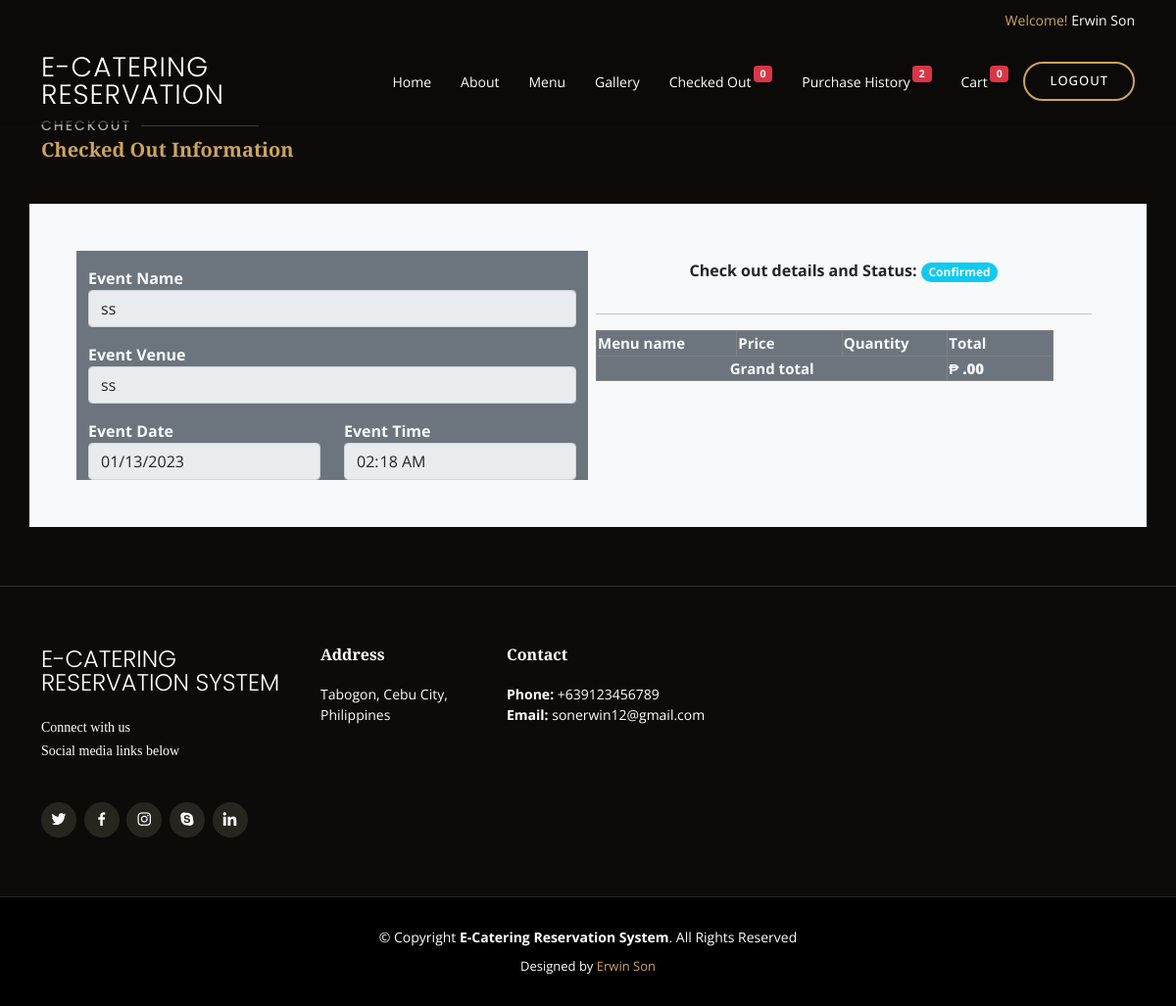
The page /Users2/all_details.php?checkout_Id=23 (signed in) on the database its author committed.
### tables this page shows
CREATE TABLE IF NOT EXISTS `users` (
`user_Id` int(11) NOT NULL,
  `user_firstname` varchar(255) NOT NULL,
  `user_middlename` varchar(255) NOT NULL,
  `user_lastname` varchar(255) NOT NULL,
  `user_suffix` varchar(255) NOT NULL,
  `gender` varchar(255) NOT NULL,
  `address` varchar(255) NOT NULL,
  `email` varchar(255) NOT NULL,
  `contact` varchar(255) NOT NULL,
  `password` varchar(255) NOT NULL,
  `image` varchar(255) NOT NULL,
  `date_registered` date NOT NULL
);

CREATE TABLE IF NOT EXISTS `checkout` (
`checkout_Id` int(11) NOT NULL,
  `checkout_user_Id` int(11) NOT NULL,
  `event_name` varchar(255) NOT NULL,
  `event_venue` varchar(255) NOT NULL,
  `event_date` varchar(255) NOT NULL,
  `event_time` varchar(255) NOT NULL,
  `status` varchar(255) NOT NULL DEFAULT 'Pending',
  `Paid` int(11) NOT NULL DEFAULT '0' COMMENT '0=Unpaid, 1=Paid',
  `totalAmount` varchar(50) NOT NULL
);

### Users2/all_details.php (the view, shortened to what this page needs)
<?php
  include 'header.php';
  if(isset($_GET['checkout_Id']))
    $checkout_Id = $_GET['checkout_Id'];
  $fetch = mysqli_query($conn, "SELECT * FROM checkout WHERE checkout_Id='$checkout_Id'");
  $row = mysqli_fetch_array($fetch);
?>
    <section id="why-us" class="why-us mt-5">
      <div class="container mt-3" data-aos="fade-up">
        <div class="section-title">
            <h2>CHECKOUT</h2>
            <p style="font-size: 20px;">Checked Out Information</p>
        </div>
        <div class="row bg-light p-5">
            <div class="col-lg-6 col-md-6 bg-secondary">
                <div class="col-lg-12 col-md-12 form-group mt-3">
                    <label for="" class="text-light"><b>Event Name</b></label>
                    <input type="text" class="form-control" value="<?php echo $row['event_name']; ?>" readonly >
                </div>
                <div class="col-lg-12 col-md-12 form-group mt-3">
                    <label for="" class="text-light"><b>Event Venue</b></label>
                    <input type="text" class="form-control" value="<?php echo $row['event_venue']; ?>" readonly>
                </div>
                <div class="row">
                      <div class="col-lg-6 col-md-6 form-group mt-3">
                        <label for="" class="text-light"><b>Event Date</b></label>
                        <input type="date" class="form-control" value="<?php echo $row['event_date']; ?>" readonly>
                      </div>
                      <div class="col-lg-6 col-md-6 form-group mt-3">
                        <label for="" class="text-light"><b>Event Time</b></label>
                        <input type="time" class="form-control" value="<?php echo $row['event_time']; ?>" readonly>
                      </div>
                </div>
            </div>
            <div class="col-lg-6 col-md-6 bg-light text-dark p-2 rounded">
                <div class="d-flex justify-content-center">
                  <?php if($row['status'] == 'Confirmed'): ?>
                    <p class="text-center"><b>Check out details and Status: </b><span class="badge bg-info rounded-pill"><?php echo $row['status']; ?></span></p>
                  <?php else: ?>
                    <p class="text-center"><b>Check out details and Status: </b><span class="badge bg-danger rounded-pill"><?php echo $row['status']; ?></span></p>
                  <?php endif; ?>
                </div>
                <hr>
                <table class="table-bordered" style="font-size: 15px;">
                    <thead class="bg-secondary text-light">
                      <tr>
                        <th width="20%">Menu name</th>
                        <th width="15%">Price</th>
                        <th width="15%">Quantity</th>
                        <th width="15%">Total</th>
                      </tr>
                    </thead>
                        <?php
                            $fetch_total = mysqli_query($conn, "SELECT SUM(cart_total) as total_price FROM cart WHERE cart_user_Id='$id' AND cart_status='Confirmed' AND Paid=0 ");
                            $row_total = mysqli_fetch_array($fetch_total);
                            $grand_price = $row_total['total_price'];
                            $grand_price_text = (string)$grand_price;
                            $grand_price_text = strrev($grand_price_text);
                            $arr = str_split($grand_price_text, "3");
                            $grand_price_new_text = implode(",", $arr);
                            $grand_price_new_text = strrev($grand_price_new_text);
                        ?>
                    <tfoot>
                        <tr class="bg-secondary text-light">
                          <th colspan="3" class="text-center">Grand total</th>
                          <?php if($grand_price_new_text == 0): ?>
                              <th><b><?php echo $grand_price_new_text; ?></b></th>
                          <?php else: ?>
                              <th><b>₱ <?php echo $grand_price_new_text; ?>.00</b></th>
                          <?php endif; ?>
                        </tr>
                    </tfoot>
                </table>
            </div>
          </div>
      </div>
    </section>
  <?php include 'footer.php'; ?>

### Users2/header.php (shortened to what this page needs)
<?php
    include '../config.php';
    if(isset($_SESSION['user_Id'])) {
    $id = $_SESSION['user_Id'];
    $fetch = mysqli_query($conn, "SELECT * FROM users WHERE user_Id='$id'");
    $row = mysqli_fetch_array($fetch);
?>
<!DOCTYPE html>
<html lang="en">
<head>
  <link href="../assets-homepage/vendor/animate.css/animate.min.css" rel="stylesheet">
  <link href="../assets-homepage/vendor/aos/aos.css" rel="stylesheet">
  <link href="../assets-homepage/vendor/bootstrap/css/bootstrap.min.css" rel="stylesheet">
  <link href="../assets-homepage/vendor/bootstrap-icons/bootstrap-icons.css" rel="stylesheet">
  <link href="../assets-homepage/vendor/boxicons/css/boxicons.min.css" rel="stylesheet">
  <link href="../assets-homepage/vendor/glightbox/css/glightbox.min.css" rel="stylesheet">
  <link href="../assets-homepage/vendor/swiper/swiper-bundle.min.css" rel="stylesheet">
  <link href="../assets-homepage/css/style.css" rel="stylesheet">
</head>
<body>
  <div id="topbar" class="d-flex align-items-center fixed-top">
    <div class="container d-flex justify-content-center justify-content-md-between">
      <div class="languages d-none d-md-flex align-items-center">
        <ul>
          <li>Welcome! <a href="#" type="button"><?php echo $row['user_firstname']; echo " "; echo $row['user_lastname']; ?></a></li>
        </ul>
      </div>
    </div>
  </div>
  <header id="header" class="fixed-top d-flex align-items-cente">
    <div class="container-fluid container-xl d-flex align-items-center justify-content-lg-between">
      <h1 class="logo me-auto me-lg-0"><a href="index.html">E-Catering Reservation</a></h1>
      <nav id="navbar" class="navbar order-last order-lg-0">
        <ul>
          <li><a class="nav-link scrollto " href="index.php?#hero">Home</a></li>
          <li><a class="nav-link scrollto" href="index.php?#about">About</a></li>
          <li><a class="nav-link scrollto" href="index.php?#menu">Menu</a></li>
          <li><a class="nav-link scrollto" href="index.php?#gallery">Gallery</a></li>
          <?php
            $check = mysqli_query($conn, "SELECT checkout_Id FROM checkout WHERE checkout_user_Id ='$id' AND Paid=0");
            $row_check = mysqli_num_rows($check);
          ?>
          <li><a class="nav-link scrollto" href="checked_out.php">Checked Out <span class="badge bg-danger" style="margin-top: -15px;margin-left: 2px;"><?php echo $row_check; ?></span></a></a></li>
          <?php
            $cartReceived = mysqli_query($conn, "SELECT checkout_Id FROM checkout WHERE checkout_user_Id ='$id' AND Paid=1");
            if(mysqli_num_rows($cartReceived) > 0) {
            $aaa = mysqli_num_rows($cartReceived);
          ?>
          <li><a href="purchaseHistory.php">Purchase History <span class="badge bg-danger" style="margin-top: -15px;margin-left: 2px;"><?php echo $aaa; ?></span></a>
          <?php } ?>
          <?php
            $fetch = mysqli_query($conn, "SELECT cart_Id FROM cart WHERE cart_user_Id='$id' AND cart_status='Pending'");
            $row_cart = mysqli_num_rows($fetch);
          ?>
          <li><a class="nav-link scrollto" href="cart.php">Cart <span class="badge bg-danger" style="margin-top: -15px;margin-left: 2px;"><?php echo $row_cart; ?></span></a></li>
        </ul>
      </nav>
      <a href="../logout.php" class="book-a-table-btn scrollto d-none d-lg-flex">Logout</a>
    </div>
  </header>
<?php
    } else {
     header('Location: ../index.php');
    }
?>

### assets-homepage/css/style.css (style rules this page uses)
body { font-family: "Open Sans", sans-serif; background: #0c0b09; color: #fff; }
a { color: #cda45e; text-decoration: none; }
h1, h2, h3, h4, h5, h6 { font-family: "Playfair Display", serif; }
#topbar { height: 40px; font-size: 14px; transition: all 0.5s; z-index: 996; }
#topbar .languages ul { display: flex; flex-wrap: wrap; list-style: none; padding: 0; margin: 0; color: #cda45e; }
#topbar .languages ul a { color: white; }
#header { background: rgba(12, 11, 9, 0.6); border-bottom: 1px solid rgba(12, 11, 9, 0.6); transition: all 0.5s; z-index: 997; padding: 15px 0; top: 40px; }
#header .logo { font-size: 28px; margin: 0; padding: 0; line-height: 1; font-weight: 300; letter-spacing: 1px; text-transform: uppercase; font-family: "Poppins", sans-serif; }
#header .logo a { color: #fff; }
.book-a-table-btn { margin: 0 0 0 15px; border: 2px solid #cda45e; color: #fff; border-radius: 50px; padding: 8px 25px; text-transform: uppercase; font-size: 13px; font-weight: 500; letter-spacing: 1px; transition: 0.3s; }
.navbar { padding: 0; }
.navbar ul { margin: 0; padding: 0; display: flex; list-style: none; align-items: center; }
.navbar li { position: relative; }
.navbar a, .navbar a:focus { display: flex; align-items: center; justify-content: space-between; padding: 10px 0 10px 30px; color: #fff; white-space: nowrap; transition: 0.3s; font-size: 14px; }
section { padding: 60px 0; overflow: hidden; }
.section-title { padding-bottom: 40px; }
.section-title h2 { font-size: 14px; font-weight: 500; padding: 0; line-height: 1px; margin: 0 0 5px 0; letter-spacing: 2px; text-transform: uppercase; color: #aaaaaa; font-family: "Poppins", sans-serif; }
.section-title h2::after { content: ""; width: 120px; height: 1px; display: inline-block; background: rgba(255, 255, 255, 0.2); margin: 4px 10px; }
.section-title p { margin: 0; margin: 0; font-size: 36px; font-weight: 700; font-family: "Playfair Display", serif; color: #cda45e; }

### rows shown on the page
users: user_firstname "Erwin", user_lastname "Son"
checkout: event_name "ss", event_venue "ss", event_date "01/13/2023", event_time "02:18", status "Confirmed"

### other values the page prints
$row_check "0"
$aaa "2"
$row_cart "0"
